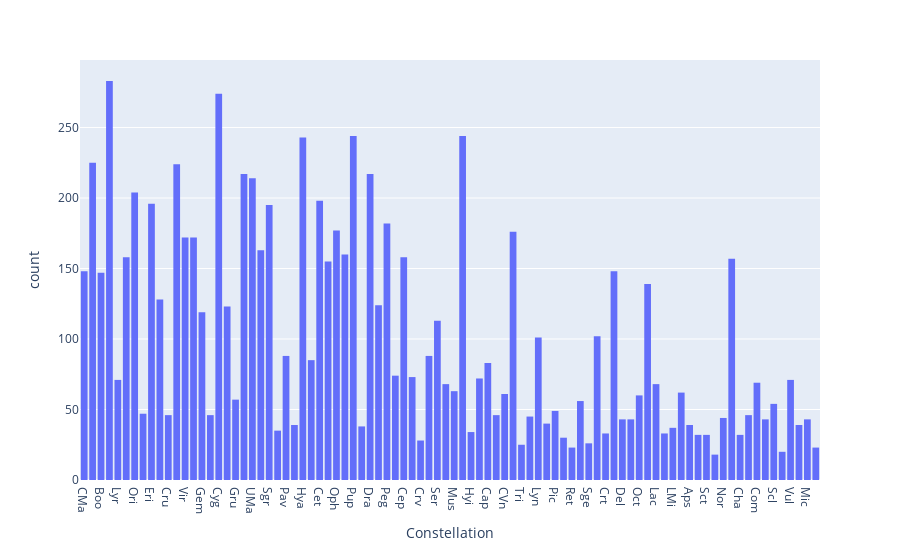

This figure's notebook cell:
### Code cell
px.histogram(stars_visible.data, x='Constellation', y='Distance', histfunc='count')

### Figure 1 — Plotly figure (JSON) as saved in the notebook; plotly's stock layout.template omitted (floating-point values rounded to 4 significant figures; data arrays with more than 128 entries replaced by an {"elided": "..."} marker saying what was removed)
{"data": [{"alignmentgroup": "True", "bingroup": "x", "histfunc": "count", "hovertemplate": "Constellation=%{x}<br>count=%{y}<extra></extra>", "legendgroup": "", "marker": {"color": "#636efa", "pattern": {"shape": ""}}, "name": "", "offsetgroup": "", "orientation": "v", "showlegend": false, "type": "histogram", "x": {"elided": "8920 str values"}, "xaxis": "x", "y": {"elided": "8920 float values"}, "yaxis": "y"}], "layout": {"barmode": "relative", "legend": {"tracegroupgap": 0}, "margin": {"t": 60}, "xaxis": {"anchor": "y", "domain": [0, 1], "title": {"text": "Constellation"}}, "yaxis": {"anchor": "x", "domain": [0, 1], "title": {"text": "count"}}}}
